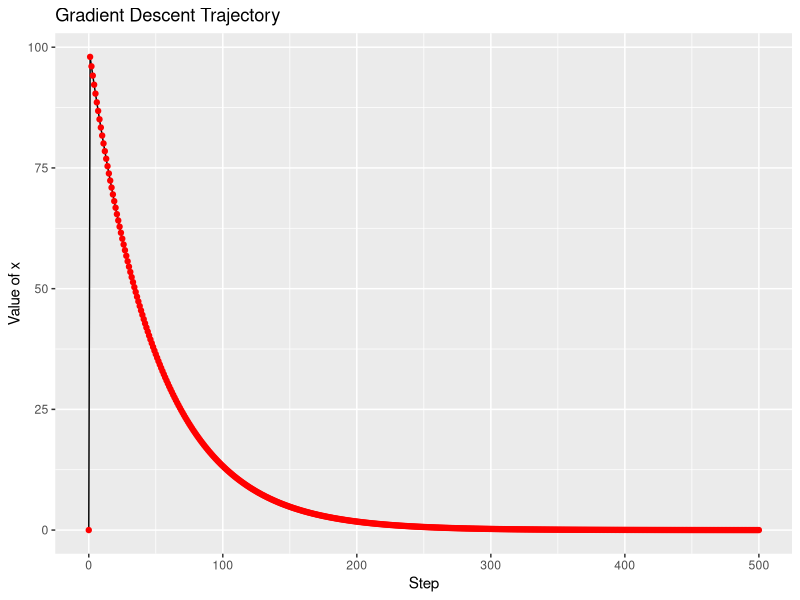

R code for this plot:
# NPTEL Problem Solving Session - Week 4
# TA: Saladi Pravallika
# Course: Data Science for Engineers

# Calculate the gradients of a given function using deriv() and D() function
# Define the uni-variate function
f = expression(x^2 + 5*x + 1)

# 1st Derivative
cat("1 st derivative using deriv() function:\n")
print(deriv(f, "x"))

cat("\n 1st derivative using D() function:\n")
f_prime=D(f, 'x')
print(f_prime)

# 2nd Derivative
cat("\n2nd derivative using D() function:\n")
print(D(f_prime, 'x'))
#____________________________________________________________________#

# Define the multivariate function
f = expression(x^2 + 5*x*y -y^2)

# Derivative wrt x
cat("\n1st derivative using D() function wrt x:\n")
print(D(f, 'x'))

# Derivative wrt y
cat("\n1st derivative using D() function wrt y:\n")
print(D(f, 'y'))
#____________________________________________________________________#

#Calculate hessian matrix

# Install and load the numDeriv package
install.packages("numDeriv")
library(numDeriv)

# Define the function
f <- function(x) x[1]^2 + 4 * x[2]^2 + x[1] * x[2]

# Calculate the Hessian matrix using the hessian() function
hessian_matrix <- hessian(f, x = c(1, 2))

# Print the Hessian matrix
print(hessian_matrix)
#____________________________________________________________________#
# Gradient Descent Algorithm with Plotting
gradient_descent_plot <- function(gradient_func, learning_rate, initial_x, num_steps) {
  x <- initial_x
  trajectory <- numeric(num_steps + 1)
  
  for (i in 1:num_steps) {
    gradient <- gradient_func(x)
    x <- x - learning_rate * gradient
    trajectory[i + 1] <- x
  }
  
  return(trajectory)
}

# Quadratic function: f(x) = x^2
quadratic_function <- function(x) {
  return(2 * x)  # Gradient of f(x) = x^2
}

# Parameters
learning_rate <- 0.01
initial_x <- 100
num_steps <- 500

# Run the gradient descent algorithm and get the trajectory
trajectory <- gradient_descent_plot(quadratic_function, learning_rate, initial_x, num_steps)

# Plotting the trajectory
library(ggplot2)

df <- data.frame(step = 0:num_steps, x = trajectory)
ggplot(df, aes(x = step, y = x)) +
  geom_line() +
  geom_point(color = "red") +
  labs(x = "Step", y = "Value of x", title = "Gradient Descent Trajectory")

